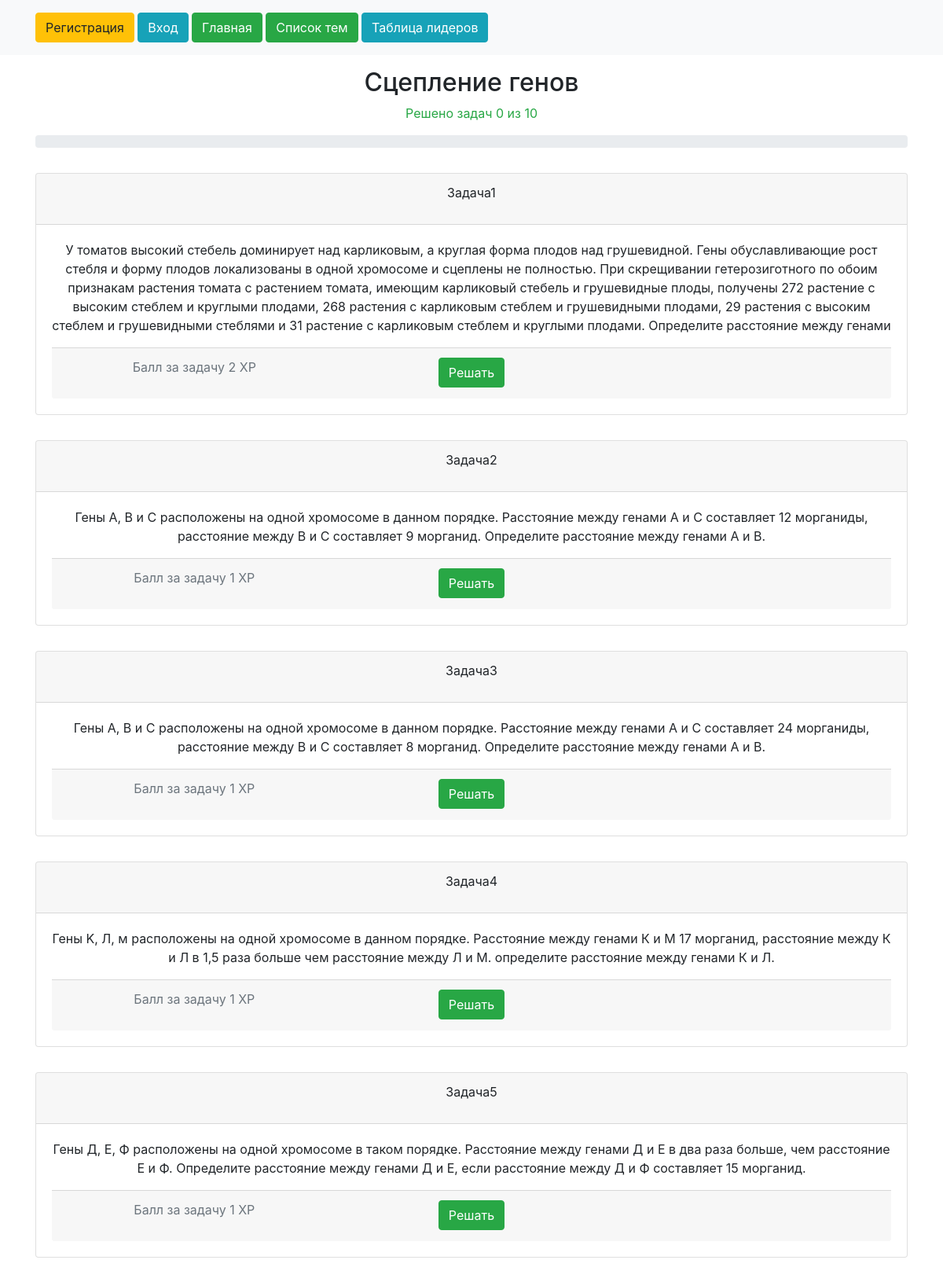
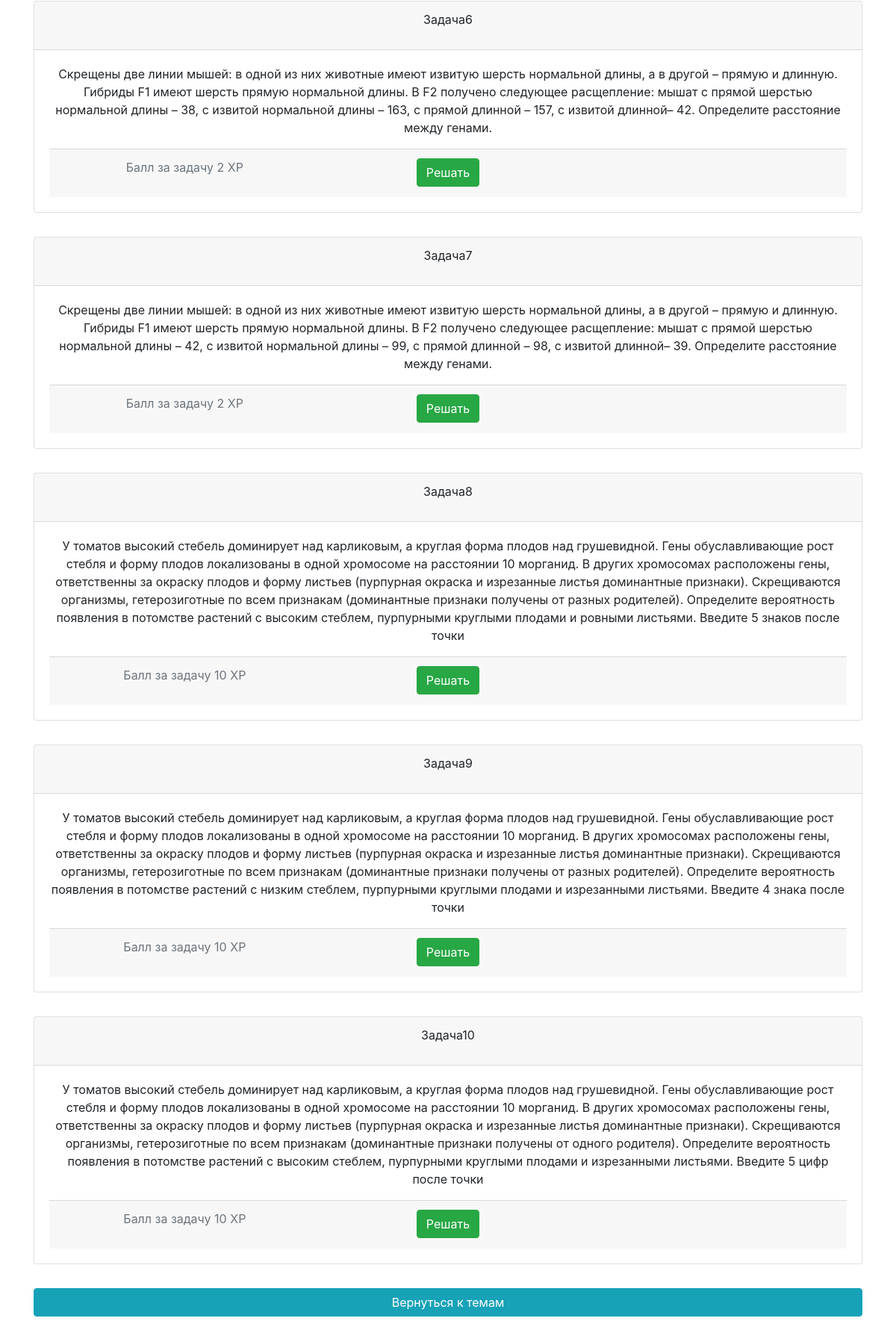
Screenshot of /problems/3 (upper part) with the database file from the repository (2 pictures, top to bottom).
### problems/models.py (models this page shows, shortened)
class Theme(models.Model):
    name = models.CharField(max_length=150)
    author = models.OneToOneField(User, on_delete=models.CASCADE)

class Problem(models.Model):
    title = models.CharField(max_length=120)
    text = models.TextField()
    answer = models.CharField(max_length=100)
    ball = models.IntegerField(default=0)
    theme = models.ForeignKey('Theme', on_delete=models.CASCADE)
    user_solver = models.TextField(default='')

### problems/views.py (the view)
# urls.py: path('<id>', views.ThemeDetailView, name='theme'),
def ThemeDetailView(request, id):
    theme = Theme.objects.get(id=id)
    pro = Problem.objects.filter(theme=theme)
    number = pro.count()
    solved = 0
    user_solver=0
    logino=0
    if request.user.is_authenticated:
        logino=123
        user_solver = str(request.user.id)
        solved = len([x for x in pro if user_solver in x.user_solver.split(',')])
    data = {'problems': pro,
            'usero': user_solver,
            'number': number,
            'solved': solved,
            'progress': int(solved/number*100),
            'logino': logino,
            'theme': theme}
    return render(request, 'problems/problem_list.html', data)

### problems/templates/problems/problem_list.html (shortened to what this page needs)
{% extends 'main/layout.html' %}
{% block body %}
<div class="container text-center py-3">
  <h2>{{theme.name}}</h2>
  <p class="text text-success">Решено задач {{ solved }} из {{ number }}</p>
  <div class="progress">
  </div>
  <div class="py-3">
  {% for article in problems %}
  {% if usero in article.user_solver %}
  <div class="py-3">
    <div class="card border-success">
      <div class="card-header border-success"><h6>{{ article.title }}</h6></div>
      <div class="card-body">
        <p>{{ article.text }}</p>
        <div class="card-footer bg-transparent border-success">
          <div class="row">
            <div class="col-4">
              <p class="text text-muted">Балл за задачу {{ article.ball }} ХР</p>
            </div>
            <div class="col-4"><h6 class="text text-success">Задача решена</h6></div>
            <div class="col4 justify-content-end"><a href="{% url 'problem' article.id %}" class="btn btn-secondary">Смотреть</a></div>
          </div>
        </div>
      </div>
  </div>
  </div>
  {% else %}
    <div class="py-3">
  <div class="card">
      <div class="card-header"><p>{{ article.title }}</p></div>
      <div class="card-body">
        <p>{{ article.text }}</p>
        <div class="card-footer">
          <div class="row">
            <div class="col-4">
              <p class="text text-muted">Балл за задачу {{ article.ball }} ХР</p>
            </div>
            <div class="col-4 justify-content-end"><a href="{% url 'problem' article.id %}" class="btn btn-success">Решать</a></div>
          </div>
        </div>
      </div>
  </div>
    </div>
  {% endif %}
  {% empty %}
  </div>
      <p>No articles yet.</p>
  {% endfor %}
    <div class="py-3">
      <a href="{% url 'theme-list' %}" class="btn btn-info btn-block">Вернуться к темам</a>
    </div>
</div>
{% endblock %}

### rows the page displays
Theme: name "Сцепление генов"
Problem: title "Задача1", text "У томатов высокий стебель доминирует над карликовым, а круглая форма плодов над грушевидной. Гены обуславливающие рост стебля и форму плодов локализованы в одной хромосоме и сцеплены не полностью. При скрещивании гетерозиготного по обоим признакам растения томата с растением томата, имеющим карликовый стебель и грушевидные плоды, получены 272 растение с высоким стеблем и круглыми плодами, 268 растения с карликовым стеблем и грушевидными плодами, 29 растения с высоким стеблем и грушевидными стеблями и 31 растение с карликовым стеблем и круглыми плодами. Определите расстояние между генами", ball "2"
Problem: title "Задача2", text "Гены А, В и С расположены на одной хромосоме в данном порядке. Расстояние между генами А и С составляет 12 морганиды, расстояние между В и С составляет 9 морганид. Определите расстояние между генами А и В.", ball "1"
Problem: title "Задача3", text "Гены А, В и С расположены на одной хромосоме в данном порядке. Расстояние между генами А и С составляет 24 морганиды, расстояние между В и С составляет 8 морганид. Определите расстояние между генами А и В.", ball "1"
Problem: title "Задача4", text "Гены K, Л, м расположены на одной хромосоме в данном порядке. Расстояние между генами К и М 17 морганид, расстояние между К и Л в 1,5 раза больше чем расстояние между Л и М. определите расстояние между генами К и Л.", ball "1"
Problem: title "Задача5", text "Гены Д, Е, Ф расположены на одной хромосоме в таком порядке. Расстояние между генами Д и Е в два раза больше, чем расстояние Е и Ф. Определите расстояние между генами Д и Е, если расстояние между Д и Ф составляет 15 морганид.", ball "1"
Problem: title "Задача6", text "Скрещены две линии мышей: в одной из них животные имеют извитую шерсть нормальной длины, а в другой – прямую и длинную. Гибриды F1 имеют шерсть прямую нормальной длины. В F2 получено следующее расщепление: мышат с прямой шерстью нормальной длины – 38, с извитой нормальной длины – 163, с прямой длинной – 157, с извитой длинной– 42. Определите расстояние между генами.", ball "2"
Problem: title "Задача7", text "Скрещены две линии мышей: в одной из них животные имеют извитую шерсть нормальной длины, а в другой – прямую и длинную. Гибриды F1 имеют шерсть прямую нормальной длины. В F2 получено следующее расщепление: мышат с прямой шерстью нормальной длины – 42, с извитой нормальной длины – 99, с прямой длинной – 98, с извитой длинной– 39. Определите расстояние между генами.", ball "2"
Problem: title "Задача8", text "У томатов высокий стебель доминирует над карликовым, а круглая форма плодов над грушевидной. Гены обуславливающие рост стебля и форму плодов локализованы в одной хромосоме на расстоянии 10 морганид. В других хромосомах расположены гены, ответственны за окраску плодов и форму листьев (пурпурная окраска и изрезанные листья доминантные признаки). Скрещиваются организмы, гетерозиготные по всем признакам (доминантные признаки получены от разных родителей). Определите вероятность появления в потомстве растений с высоким стеблем, пурпурными круглыми плодами и ровными листьями. Введите 5 знаков после точки", ball "10"
Problem: title "Задача9", text "У томатов высокий стебель доминирует над карликовым, а круглая форма плодов над грушевидной. Гены обуславливающие рост стебля и форму плодов локализованы в одной хромосоме на расстоянии 10 морганид. В других хромосомах расположены гены, ответственны за окраску плодов и форму листьев (пурпурная окраска и изрезанные листья доминантные признаки). Скрещиваются организмы, гетерозиготные по всем признакам (доминантные признаки получены от разных родителей). Определите вероятность появления в потомстве растений с низким стеблем, пурпурными круглыми плодами и изрезанными листьями. Введите 4 знака после точки", ball "10"
Problem: title "Задача10", text "У томатов высокий стебель доминирует над карликовым, а круглая форма плодов над грушевидной. Гены обуславливающие рост стебля и форму плодов локализованы в одной хромосоме на расстоянии 10 морганид. В других хромосомах расположены гены, ответственны за окраску плодов и форму листьев (пурпурная окраска и изрезанные листья доминантные признаки). Скрещиваются организмы, гетерозиготные по всем признакам (доминантные признаки получены от одного родителя). Определите вероятность появления в потомстве растений с высоким стеблем, пурпурными круглыми плодами и изрезанными листьями. Введите 5 цифр после точки", ball "10"

### other values shown
{{ solved }} "0"
{{ number }} "10"
